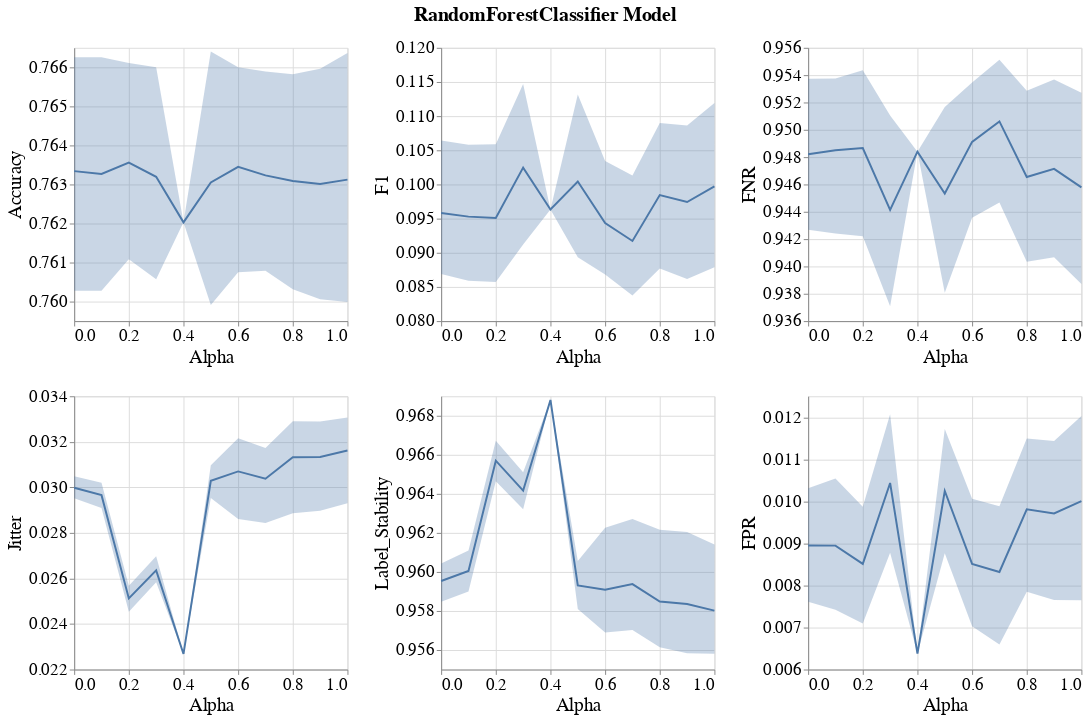

Write notebook code for a chart like this one.
### Markdown cell above
### Line band plots for subgroup metrics

### Code cell
visualizer.create_subgroup_metrics_line_band_plot(model_name=MODEL_NAMES[0],
                                                  subgroup_metrics=['Accuracy', 'F1', 'FNR', 'Jitter', 'Label_Stability', 'FPR'])
